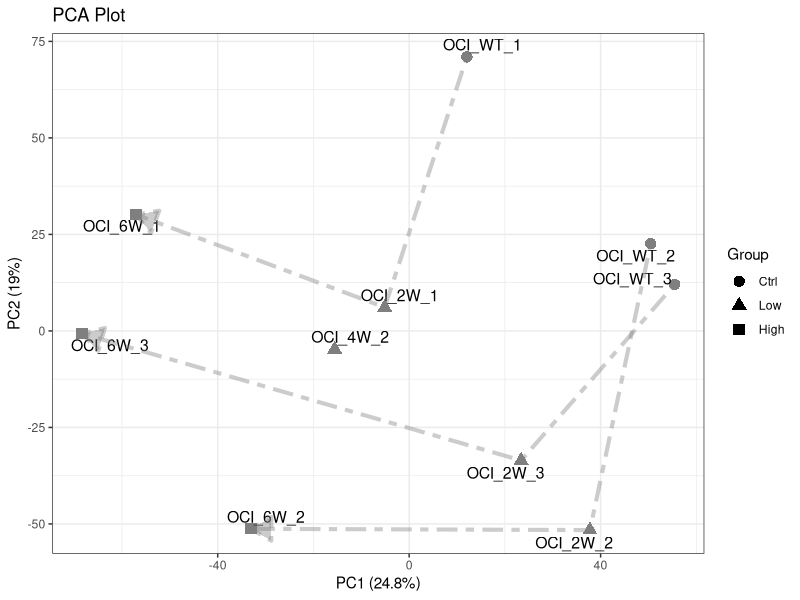
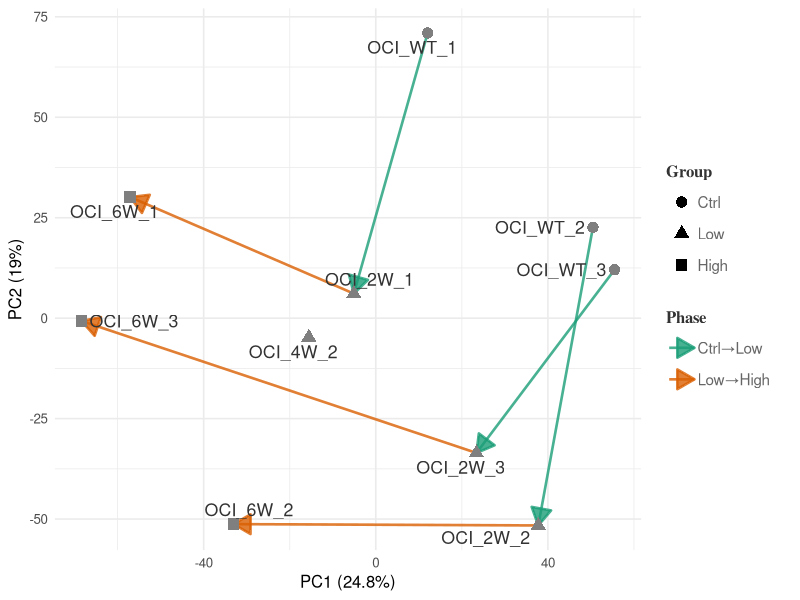
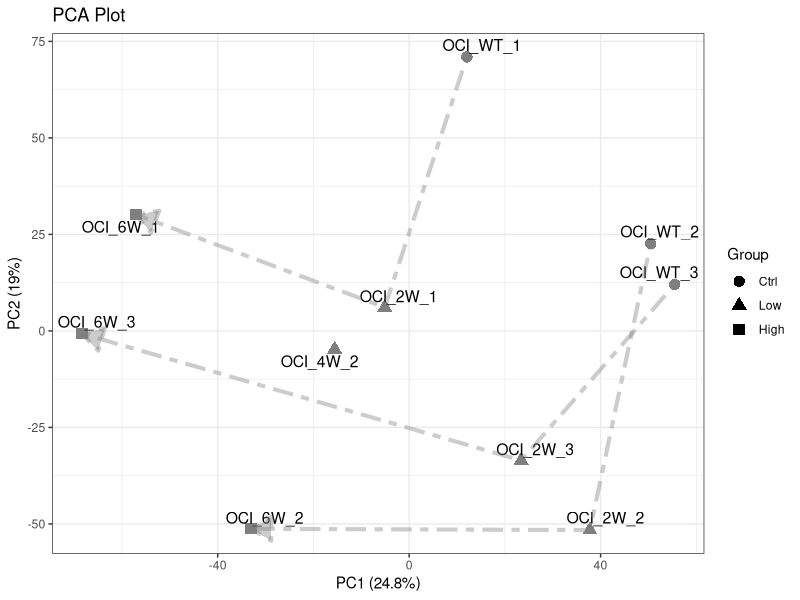
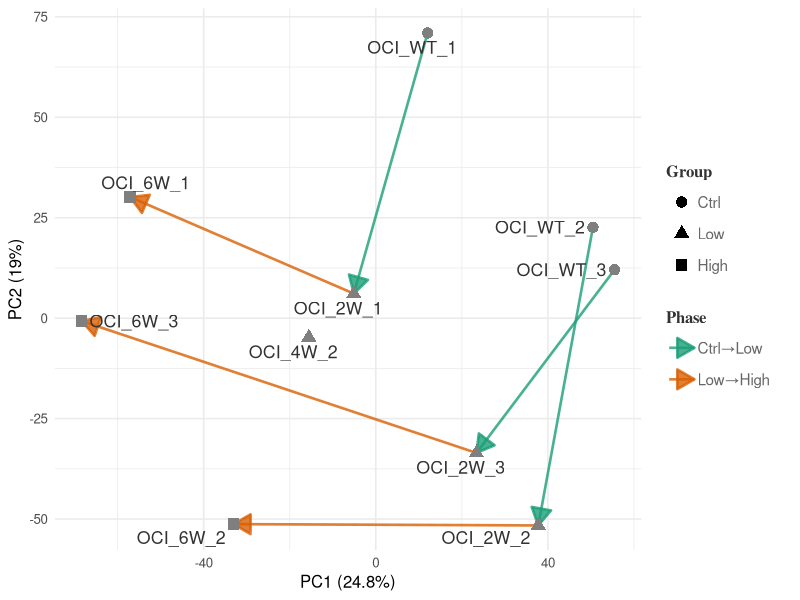

The R source for these figures, in order:
# PCA_Track
library(ggplot2)
library(ggrepel)
library(ggfortify)
library(dplyr)
library(openxlsx)
library(readr)

dir_pca <- "./03_Result/QC/OCI_AML2/"
# Group Input ----
sample_info <- read.xlsx("./01_Data/IC50_group.xlsx")
rownames(sample_info) <- sample_info$ID
target_sample <- sample_info[grep("OCI",rownames(sample_info)),]

# Data Input ----
# 表达矩阵 data_matrix (行为基因，列为样本)
data_matrix <- read.csv("./01_Data/report.pg_matrix_fill_norma.csv",row.names = 1)
data_matrix <- log2(data_matrix)

# 提取目标分组样本
target_matrix <- data_matrix[,rownames(target_sample)]

# Caculate PCA ----
pca_res <- prcomp(t(target_matrix), scale. = TRUE)

# 计算主成分贡献值（方差百分比）
var_percent <- round(100 * pca_res$sdev^2 / sum(pca_res$sdev^2), 1)

pca_df <- as.data.frame(pca_res$x)
pca_df$ID <- rownames(pca_df)

#  结合样本信息
pca_df <- merge(pca_df, target_sample, by.y = "ID")

#  提取样本分组信息（颜色、形状）
pca_df$Sample_Pair <- gsub("_(WT|2W|6W)", "", pca_df$ID)  # 只保留 MOLM13_x 作为配对标识

# 按样本配对映射颜色 -----------------------------------------------------------
color_palette <- c("MOLM13_1" = "#66C1A4", 
                   "MOLM13_2" = "#8C9FCA", 
                   "MOLM13_3" = "#FB8C63")
shape_values <- c("High" = 15, 
                  "Low" = 17, 
                  "Ctrl" = 16)

#  绘制 PCA 图
# 确保数据按照 Sample_Pair 和 Group (Ctrl → Low → High) 排序
pca_df$Group <- factor(pca_df$Group, levels = c("Ctrl", "Low", "High"))
pca_df <- pca_df %>%
  arrange(Sample_Pair,Group)
 
p1 <- ggplot(pca_df, aes(x = PC1, y = PC2 )) +
  geom_point(aes(color = Sample_Pair, shape = Group), size = 3.5) +  # 绘制散点
  geom_text_repel(aes(label = ID), force_pull = 30,size = 4) +     # 避免标签重叠
  # 添加有方向的虚线
  geom_path(aes(group = Sample_Pair, color = Sample_Pair), 
            arrow = arrow(type = "closed", length = unit(0.6, "cm"),angle = 30), 
            linetype = "dotdash", linewidth = 1.4, alpha = 0.4,lineend = "square",  # 优化连线末端形状
            linejoin = "round") +  #优化连线拐角形状
  #stat_ellipse(aes(color = Group), level = 0.95)+
  scale_color_manual(values = color_palette,guide = guide_legend(ncol = 1, order = 2)) +
  scale_shape_manual(values = shape_values,guide = guide_legend(ncol = 1, order = 1))  +  # 形状
  labs(title = "PCA Plot", x = paste0("PC1 (", var_percent[1], "%)"),
       y = paste0("PC2 (", var_percent[2], "%)"), color = "Sample Pair", shape = "Group") +
  theme_bw()  +
  theme(legend.box = "vertical") # 图例垂直排列
print(p1)
ggsave(
  filename = paste0(dir_pca,"Pca_sample_Track.pdf"),    
  plot = p1,            # 要保存的图形对象
  device = cairo_pdf,
  scale = 1,           # 缩放比例（相对于默认尺寸）
  width = 20,          # 图像宽度（单位：英寸或厘米，取决于 units）
  height = 16,         # 图像高度
  units = "cm")          # 尺寸单位c("in", "cm", "mm", "px")

# 按样本分段映射颜色 -----------------------------------------------------------
pca_df$Group <- factor(pca_df$Group, levels = c("Ctrl", "Low", "High"))
shape_values <- c(Ctrl = 16, Low = 17, High = 15)  # 示例形状映射

# 生成每个阶段的起点和终点坐标
pca_phase <- pca_df %>%
  group_by(Sample_Pair) %>%
  arrange(Group) %>%
  mutate(
    next_Group = lead(Group),
    Phase = case_when(
      Group == "Ctrl" & next_Group == "Low" ~ "Ctrl→Low",  # 直接使用箭头符号
      Group == "Ctrl" & next_Group == "High" ~ "Ctrl→High",
      Group == "Low" & next_Group == "High" ~ "Low→High",
      TRUE ~ NA_character_
    ),
    next_PC1 = lead(PC1),
    next_PC2 = lead(PC2)
  ) %>%
  filter(!is.na(Phase)) %>%
  ungroup()

# 定义阶段颜色映射 
phase_colors <- c(
  "Ctrl→Low" = "#1B9E77",    
  "Ctrl→High" = "#7570B3",
  "Low→High" = "#D95F02"
)


p2 <- ggplot(pca_df, aes(x = PC1, y = PC2)) +
  # 绘制阶段线段（颜色按 Phase 映射）
  geom_segment(
    data = pca_phase,
    aes(
      x = PC1, y = PC2,
      xend = next_PC1, yend = next_PC2,
      color = Phase
    ),
    linewidth = 0.9,
    alpha = 0.8,              # 设置透明度（0=全透明，1=不透明）
    linetype = "solid",       # 线段类型（可选 "solid", "dashed", "dotted", "dotdash" 等）
    arrow = arrow(
      type = "closed",          # 箭头类型（"open" 或 "closed"）
      length = unit(0.5, "cm"),
      angle = 30,             # 箭头头部角度（30~90，越小头部越尖）
      ends = "last"           # 箭头位置（"last" 线段末端，"first" 起点，"both" 两端）
    )
  ) +
  # 绘制样本点（保留原有颜色和形状）
  geom_point(aes(color = Sample_Pair, shape = Group), size = 3.5) +
  # 标签防重叠
  geom_text_repel(
    aes(label = ID),
    size = 4.5,                  # 字体大小
    color = "#333333",           # 字体颜色（深灰色）
    fontface = "plain",           # "plain", "bold", "italic"
    family = "sans",             # 字体类型（如Arial）
    box.padding = 0.3,           # 标签与点的间距
    point.padding = 0.5,         # 标签之间的最小间距
    min.segment.length = 0.2,    # 短距离标签显示线段的最小长度
    segment.color = "#666666",   # 连接线颜色（中灰色）
    segment.alpha = 0.6,         # 连接线透明度
    segment.linetype = "dotted", # 连接线类型
    force = 0.5,                 # 避让算法的力度（值越大，标签越分散）
    max.overlaps = 20,           # 允许的最大重叠次数
    max.time = 1,                # 计算避让的最大时间（秒）
    max.iter = 1e4,              # 迭代次数上限
    direction = "both"           # 避让方向（"x"/"y"/"both"）
  )  +
  # 颜色和形状比例尺
  scale_color_manual(
    name = "Phase",
    values = c(phase_colors), 
    guide = guide_legend(ncol = 1, order = 2),
  ) +
  scale_shape_manual(values = shape_values) +
  labs(
    x = paste0("PC1 (", var_percent[1], "%)"),
    y = paste0("PC2 (", var_percent[2], "%)")
  ) +
  guides(
    shape = guide_legend(ncol = 1, order = 1)
  ) + 
  theme_bw() +
  theme_minimal(base_size = 12) +  # 基础字体大小
  theme(
      axis.title = element_text(size = 12, face = "plain"),  # 轴标题加粗，字号14
    # 图例标题 
    legend.title = element_text(
      family = "serif",        # 字体类型（如serif衬线体）
      size = 12,               # 字体大小
      face = "bold",           # 加粗
      color = "#333333",       # 深灰色
      margin = margin(b = 5)   # 标题与标签的间距
    ),
    
    # 图例标签 
    legend.text = element_text(
      family = "sans",         # 无衬线字体（如Arial）
      size = 11,               
      color = "#666666",       # 中灰色
      margin = margin(r = 10)  # 标签右侧间距
    ),
    
    # 整体布局 
    legend.position = "right",
    legend.spacing.y = unit(0.3, "cm"),  # 图例项垂直间距
    legend.key.size = unit(0.8, "cm"),   # 图例符号大小
    legend.background = element_rect(fill = "white", color = NA)  # 背景优化
  )

# 输出图形
print(p2)
ggsave(
  filename = paste0(dir_pca,"Pca_phase_Track.pdf"),    
  plot = p2,            # 要保存的图形对象
  device = cairo_pdf,
  scale = 1,           # 缩放比例（相对于默认尺寸）
  width = 7.91,          # 图像宽度（单位：英寸或厘米，取决于 units）
  height = 6.58,         # 图像高度
  units = "in")          # 尺寸单位c("in", "cm", "mm", "px")
